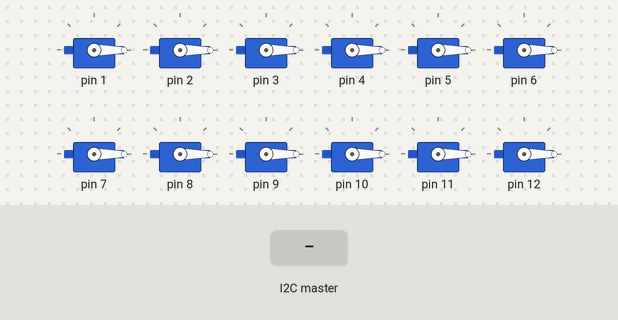
Bench run of a sketch on a simulated Arduino Uno, built with avr-gcc and run on an emulated ATmega328P. On the bench: 12 × servo. The inputs (shaded band) are chosen by the test bench.

Above: at 1.2 s.
1.3 s: the I2C master sends the byte 1
At 2.6 s:
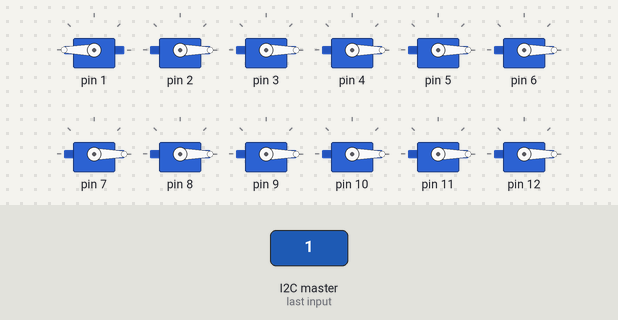
2.9 s: the I2C master sends the byte 2
At 3.9 s:
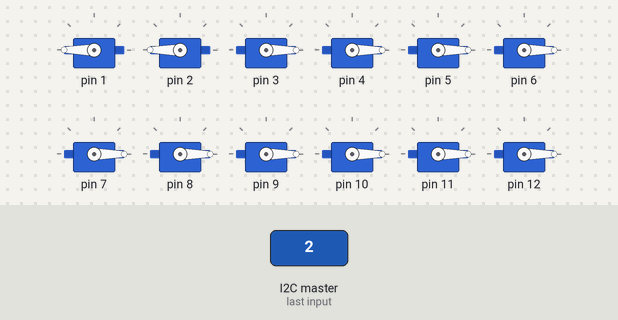
Timing chart, 0 to 5.9 s (numbered marks = the images above; inputs shaded):
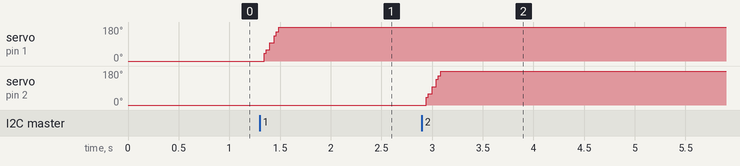

Measured:
- after the input at 1.3 s, servo on pin 1: 0° → 180° at once
- after the input at 2.9 s, servo on pin 2: 0° → 180° at once

The sketch:

Slave_2.ino
```cpp
#include <Servo.h>
#include <Wire.h>

Servo myServo[12];

void setup()
{
  for (int i = 0; i < 13; i++)
  {
    myServo[i].attach(i + 1);
    myServo[i].write(0);
  }
  Wire.begin(2);
  Wire.onReceive(receiveEvent);

}

void runServo(byte x) {
  for (int pos = 0; pos <= 180; pos ++) // goes from 0 degrees to 180 degrees
  {

    myServo[x-1].write(pos);
    delay(15);                       // waits 15ms for the servo to reach the position
  }
}

void loop()
{
  delay(100);
}

void receiveEvent(int howMany)
{
  int x = Wire.read();
  runServo(x);

}
```
